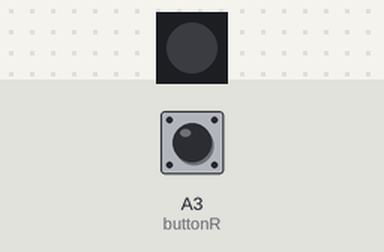
This sketch was run on a simulated Arduino Uno, built with avr-gcc and run on an emulated ATmega328P. Parts: 1 RGB LEDs in strip order, left to right. The inputs (shaded band) are chosen by the test bench; at power-on: A3 (buttonR) LOW. Dim RGB values are drawn brighter than linear; what the sketch prints to the serial monitor is not drawn.

Above: at 1.2 s.
1.3 s: A3 (buttonR) pulled HIGH for 0.15 s
At 2.1 s:
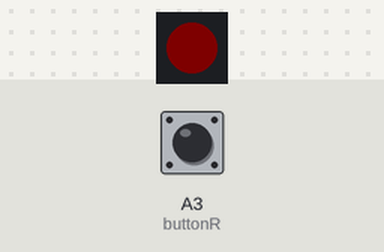
2.9 s: A3 (buttonR) pulled HIGH for 0.15 s
At 3.4 s:
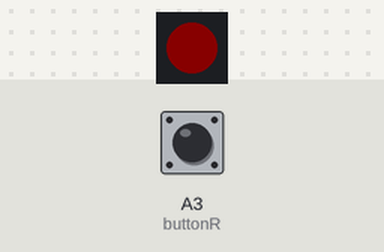
4.5 s: A3 (buttonR) pulled HIGH for 3.2 s
At 8.8 s:
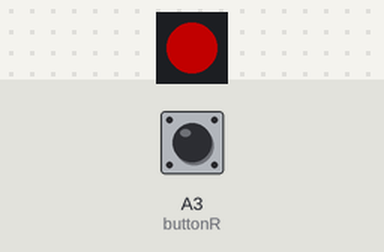
9.2 s: A3 (buttonR) pulled HIGH for 1 s
Timing chart, 0 to 12.2 s (numbered marks = the images above; inputs shaded):
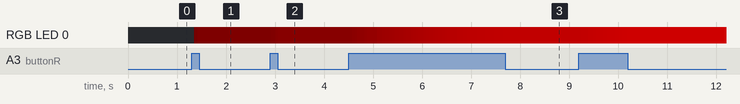

Measured:
- after the input at 1.3 s, RGB LED 0: off → RGB(1, 0, 0) after 0.05 s, → RGB(2, 0, 0) 0.02 s later, → RGB(4, 0, 0) 0.06 s later
- after the input at 2.9 s, RGB LED 0: RGB(4, 0, 0) → RGB(5, 0, 0) at once, → RGB(8, 0, 0) 0.09 s later, → RGB(9, 0, 0) 0.04 s later

The sketch:

LightShowV1.ino
```cpp
// Include libraries ----------
#include <Arduino.h>
#include <FastLED.h>
#include <Arduino_FreeRTOS.h>
#include <semphr.h>


// Global variables ----------
#define NUM_LEDS 1
#define DATA_PIN 11
#define CLOCK_PIN 13

#define buttonR A3
#define buttonG A2
#define buttonB A1
#define buttonFancy A0

#define semaphoreWaitT 100
#define CRITICAL_TIME_DELAY 100

int globalR = 0;
int globalG = 0;
int globalB = 0;


// Define objects ----------
CRGB leds[NUM_LEDS];

// Create semaphore for critical recources ----------
SemaphoreHandle_t semaphoreR = NULL;
SemaphoreHandle_t semaphoreG = NULL;
SemaphoreHandle_t semaphoreB = NULL;

// Define task prototypes that will be used in multithreading ----------
void monitorInputButtonR (void *pvParameters);
void ledShow (void *pvParameters);


// Setup for the program ----------
void setup() {
  // Pause for readjusting everything

  // Debuging begin
  Serial.begin(9600);
  Serial.println("errrmm........????");

  // Configure led settings
  LEDS.addLeds<APA102,DATA_PIN, CLOCK_PIN,RBG>(leds,NUM_LEDS);
  FastLED.show(); // Turn off all leds

  // Configure buttons
  pinMode(buttonR, INPUT);
  pinMode(buttonG, INPUT);
  pinMode(buttonB, INPUT);
  pinMode(buttonFancy, INPUT);

  // Initialize semaphore for critical recources
  semaphoreR = xSemaphoreCreateMutex();
  semaphoreG = xSemaphoreCreateMutex();
  semaphoreB = xSemaphoreCreateMutex();

  /*
   * Create multithreads from prototype functions
   * xTaskCreate(<function>, <name>, <Stack size>, <Parameters>, <Priority>, <Task handle>);
   */
  xTaskCreate(monitorInputButtonR, "ButtonR", 128, NULL, 1, NULL);
  xTaskCreate(ledShow, "ledShow", 128, NULL, 1, NULL);

  Serial.println("help");
}


// Loop ----------
void loop() {
  // Empty
}


// Multithreading functions ----------
void monitorInputButtonR (void *pvParameters) {
  // Local variables
  int localR = 0;
  int positive = true;

  TickType_t xLastWakeTime = xTaskGetTickCount();
  Serial.println("running loop");

  while(true) {
    // Check if RED button was pressed
    if (digitalRead(buttonR)) {
      // Take acurate value of current RED collor
      if (xSemaphoreTake(semaphoreR, (TickType_t) semaphoreWaitT) == pdTRUE) {
        localR = globalR;
        xSemaphoreGive(semaphoreR);
      }

      // If button is pressed collor value goes upp
      // When max is reached start counting down
      if ((positive) && (localR < 255)) {
        localR++;
      }
      else if ((!positive) && (localR > 0)) {
        localR--;
      }
      else if (((positive) && (localR >= 255)) || ((!positive) && (localR <= 0))) {
        positive = !positive;
      }

      // Rewrite global value with the local value
      if (xSemaphoreTake(semaphoreR, (TickType_t) semaphoreWaitT) == pdTRUE) {
        globalR = localR;
        xSemaphoreGive(semaphoreR);
      }

      // Debug
      Serial.println("Button R pressed!!!");

      // Accurate realtime delay
      xTaskDelayUntil(&xLastWakeTime, CRITICAL_TIME_DELAY/portTICK_PERIOD_MS);
    }

    Serial.println("running loop");
  }
}


void ledShow (void *pvParameters) {
  // Local variables
  int localR = 0;
  int localG = 0;
  int localB = 0;

  while(true) {
    // Take acurate value of current RED collor
    if (xSemaphoreTake(semaphoreR, (TickType_t) semaphoreWaitT) == pdTRUE) {
      localR = globalR;
      xSemaphoreGive(semaphoreR);
    }

    // Take acurate value of current GREEN collor
    if (xSemaphoreTake(semaphoreG, (TickType_t) semaphoreWaitT) == pdTRUE) {
      localG = globalG;
      xSemaphoreGive(semaphoreG);
    }

    // Take acurate value of current BLUE collor
    if (xSemaphoreTake(semaphoreB, (TickType_t) semaphoreWaitT) == pdTRUE) {
      localB = globalB;
      xSemaphoreGive(semaphoreB);
    }

    // Light upp all leds with real time colors
    for (int i = 0; i < NUM_LEDS; i++) {
      leds[i] = CRGB(localR, localG, localB);
    }

    FastLED.show();
  }
}
```
